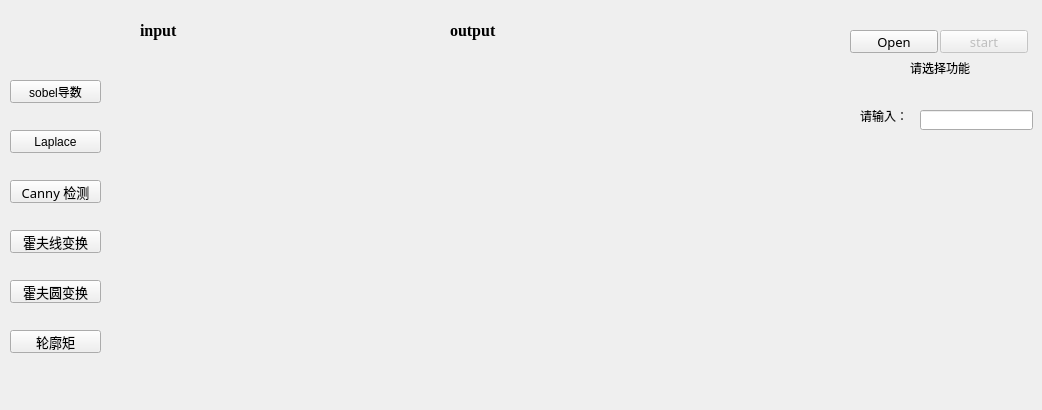
    <widget class="QWidget" name="tab_3">
     <attribute name="title">
      <string>边缘检测</string>
     </attribute>
     <widget class="QPushButton" name="pushButton_blur_4">
      <property name="geometry">
       <rect>
        <x>10</x>
        <y>180</y>
        <width>91</width>
        <height>23</height>
       </rect>
      </property>
      <property name="font">
       <font>
        <family>楷体</family>
        <pointsize>10</pointsize>
       </font>
      </property>
      <property name="text">
       <string>Canny 检测</string>
      </property>
     </widget>
     <widget class="QPushButton" name="pushButton_blur_5">
      <property name="geometry">
       <rect>
        <x>10</x>
        <y>230</y>
        <width>91</width>
        <height>23</height>
       </rect>
      </property>
      <property name="font">
       <font>
        <family>楷体</family>
        <pointsize>10</pointsize>
       </font>
      </property>
      <property name="text">
       <string>霍夫线变换</string>
      </property>
     </widget>
     <widget class="QPushButton" name="pushButton_blur_7">
      <property name="geometry">
       <rect>
        <x>10</x>
        <y>330</y>
        <width>91</width>
        <height>23</height>
       </rect>
      </property>
      <property name="font">
       <font>
        <family>楷体</family>
        <pointsize>10</pointsize>
       </font>
      </property>
      <property name="text">
       <string>轮廓矩</string>
      </property>
     </widget>
     <widget class="QPushButton" name="pushButton_open_2">
      <property name="geometry">
       <rect>
        <x>850</x>
        <y>30</y>
        <width>88</width>
        <height>23</height>
       </rect>
      </property>
      <property name="font">
       <font>
        <family>楷体</family>
        <pointsize>10</pointsize>
       </font>
      </property>
      <property name="text">
       <string>Open</string>
      </property>
     </widget>
     <widget class="QPushButton" name="pushButton_open_3">
      <property name="enabled">
       <bool>false</bool>
      </property>
      <property name="geometry">
       <rect>
        <x>940</x>
        <y>30</y>
        <width>88</width>
        <height>23</height>
       </rect>
      </property>
      <property name="font">
       <font>
        <family>楷体</family>
        <pointsize>10</pointsize>
       </font>
      </property>
      <property name="text">
       <string>start</string>
      </property>
     </widget>
     <widget class="QLabel" name="label_by1">
      <property name="geometry">
       <rect>
        <x>910</x>
        <y>60</y>
        <width>61</width>
        <height>16</height>
       </rect>
      </property>
      <property name="text">
       <string>请选择功能</string>
      </property>
     </widget>
     <widget class="QLineEdit" name="lineEdit31">
      <property name="geometry">
       <rect>
        <x>920</x>
        <y>110</y>
        <width>113</width>
        <height>20</height>
       </rect>
      </property>
     </widget>
     <widget class="QLabel" name="label_31">
      <property name="geometry">
       <rect>
        <x>860</x>
        <y>110</y>
        <width>54</width>
        <height>12</height>
       </rect>
      </property>
      <property name="text">
       <string>请输入：</string>
      </property>
     </widget>
     <widget class="QPushButton" name="pushButton">
      <property name="geometry">
       <rect>
        <x>10</x>
        <y>80</y>
        <width>91</width>
        <height>23</height>
       </rect>
      </property>
      <property name="text">
       <string>sobel导数</string>
      </property>
     </widget>
     <widget class="QPushButton" name="pushButton_5">
      <property name="geometry">
       <rect>
        <x>10</x>
        <y>130</y>
        <width>91</width>
        <height>23</height>
       </rect>
      </property>
      <property name="text">
       <string>Laplace</string>
      </property>
     </widget>
     <widget class="QPushButton" name="pushButton_blur_8">
      <property name="geometry">
       <rect>
        <x>10</x>
        <y>280</y>
        <width>91</width>
        <height>23</height>
       </rect>
      </property>
      <property name="font">
       <font>
        <family>楷体</family>
        <pointsize>10</pointsize>
       </font>
      </property>
      <property name="text">
       <string>霍夫圆变换</string>
      </property>
     </widget>
     <widget class="QWidget" name="layoutWidget_15">
      <property name="geometry">
       <rect>
        <x>450</x>
        <y>20</y>
        <width>301</width>
        <height>381</height>
       </rect>
      </property>
      <layout class="QVBoxLayout" name="verticalLayout_20">
       <item>
        <widget class="QLabel" name="label_16">
         <property name="maximumSize">
          <size>
           <width>50</width>
           <height>20</height>
          </size>
         </property>
         <property name="font">
          <font>
           <family>Times New Roman</family>
           <pointsize>12</pointsize>
           <weight>75</weight>
           <bold>true</bold>
          </font>
         </property>
         <property name="text">
          <string>output</string>
         </property>
        </widget>
       </item>
       <item>
        <widget class="QLabel" name="label_out_4">
         <property name="sizePolicy">
          <sizepolicy hsizetype="Preferred" vsizetype="Preferred">
           <horstretch>0</horstretch>
           <verstretch>0</verstretch>
          </sizepolicy>
         </property>
         <property name="minimumSize">
          <size>
           <width>0</width>
           <height>0</height>
          </size>
         </property>
         <property name="text">
          <string/>
         </property>
         <property name="scaledContents">
          <bool>true</bool>
         </property>
        </widget>
       </item>
      </layout>
     </widget>
     <widget class="QWidget" name="layoutWidget_16">
      <property name="geometry">
       <rect>
        <x>140</x>
        <y>20</y>
        <width>301</width>
        <height>381</height>
       </rect>
      </property>
      <layout class="QVBoxLayout" name="verticalLayout_21">
       <item>
        <widget class="QLabel" name="label_17">
         <property name="maximumSize">
          <size>
           <width>50</width>
           <height>20</height>
          </size>
         </property>
         <property name="font">
          <font>
           <family>Times New Roman</family>
           <pointsize>12</pointsize>
           <weight>75</weight>
           <bold>true</bold>
          </font>
         </property>
         <property name="text">
          <string>input</string>
         </property>
        </widget>
       </item>
       <item>
        <widget class="QLabel" name="label_in_4">
         <property name="sizePolicy">
          <sizepolicy hsizetype="Preferred" vsizetype="Preferred">
           <horstretch>0</horstretch>
           <verstretch>0</verstretch>
          </sizepolicy>
         </property>
         <property name="minimumSize">
          <size>
           <width>0</width>
           <height>0</height>
          </size>
         </property>
         <property name="text">
          <string/>
         </property>
         <property name="scaledContents">
          <bool>true</bool>
         </property>
        </widget>
       </item>
      </layout>
     </widget>
    </widget>
